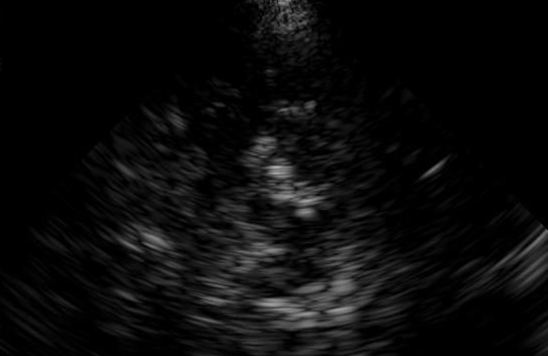
#> input picture fz5_full_model/data/images/01.png, 548 x 356 px, given as the content of the folder me/komaro/デスクトップ/Cermak/FZ5-UNET/model_construct/SN/100/pink, which was not available
$ python dataprep.py
#> lines starting #> are read from the running program, lines starting #| are printed output that depends on the picture
# File: util/dataprep.py
# Author: Denis Kurka
# Year: 2025
# License: CC0

import os
import cv2
import numpy as np
import shutil

# Change this to set how many pixels are cropped from each side (top, bottom, left, right)
CROP_MARGIN = 110

TOLERANCE = 70

def crop_image(image, margin):
    """
    Crops 'margin' pixels from each side of the image.
    If the image is too small to crop this amount, it returns the original image.
    """
    h, w = image.shape[:2]

    # Check if there's enough room to crop
    if margin * 2 >= w or margin * 2 >= h:
        print(f"Warning: cannot crop {margin}px from each side of a {w}x{h} image. Returning original.")
        return image

    return image[margin:h-margin, margin:w-margin]

def extract_specific_color(
    image_path,
    color_bgr,       # (B, G, R) tuple
    tolerance=20,
    output_path=None,
    show_result=False
):
    """
    Extracts a binary (black & white) mask for a specific color (with some tolerance).
    The mask is single-channel:
        - 255 where the color is detected
        - 0 elsewhere
    Saves the result as a PNG file if output_path is provided.
    """
#> called with color_bgr = (255, 127, 236), tolerance = 70, show_result = False
    # Read the image
    image = cv2.imread(image_path)
#> image is the input picture: shape (356, 548, 3); mean B, G, R 11.3, 11.3, 11.3
    if image is None:
        print(f"Unable to read image at path: {image_path}")
        return

    # --- Crop the image before processing ---
    image = crop_image(image, CROP_MARGIN)
#> in crop_image, `return image[margin:h-margin, margin:w-margin]`:
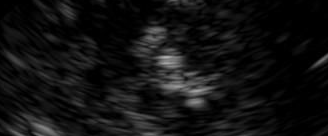
#> returned value: shape (136, 328, 3); min 0, max 177, mean 17.6

    # Target color
    target_b, target_g, target_r = color_bgr

    # Define lower/upper bounds in BGR (with tolerance)
    lower_bound = np.array([
        max(target_b - tolerance, 0),
        max(target_g - tolerance, 0),
        max(target_r - tolerance, 0)
    ], dtype=np.uint8)

    upper_bound = np.array([
        min(target_b + tolerance, 255),
        min(target_g + tolerance, 255),
        min(target_r + tolerance, 255)
    ], dtype=np.uint8)

    # Generate the binary mask
    mask = cv2.inRange(image, lower_bound, upper_bound)
#> mask: shape (136, 328); every value is 0
    # mask is single-channel: 255 where color is in range, 0 otherwise

    if show_result:
        cv2.imshow("Original Image (cropped)", image)
        cv2.imshow("Mask (Single Channel)", mask)
        cv2.waitKey(0)
        cv2.destroyAllWindows()

    if output_path:
        cv2.imwrite(output_path, mask)


def process_images_in_folder(
    folder_path,
    color_bgr,
    tolerance=20,
    output_folder=None,
    color_suffix="",
    show_result=False
):
    """
    For all images in folder_path, creates single-channel mask files in output_folder,
    naming them {originalName}_{color_suffix}.png, and cropping them first.
    """
    if output_folder and not os.path.exists(output_folder):
        os.makedirs(output_folder, exist_ok=True)

    for file_name in os.listdir(folder_path):
        if file_name.lower().endswith(('.png', '.jpg', '.jpeg', '.bmp', '.tiff')):
            input_path = os.path.join(folder_path, file_name)

            if output_folder:
                # Always save output as PNG, ignoring original extension
                root, _ = os.path.splitext(file_name)
                output_file_name = f"{root}_{color_suffix}.png"
                output_path = os.path.join(output_folder, output_file_name)
            else:
                output_path = None

            extract_specific_color(
                image_path=input_path,
                color_bgr=color_bgr,
                tolerance=tolerance,
                output_path=output_path,
                show_result=show_result
            )
            print(f"Processed mask: {input_path}")


def convert_and_copy_images_01_to_99_as_png(source_folder, destination_folder):
    """
    Converts images 01.jpg -> 01.png, 02.jpg -> 02.png, ... 99.jpg -> 99.png
    from source_folder to destination_folder, cropping them first.
    """
    os.makedirs(destination_folder, exist_ok=True)

    for i in range(1, 100):
        file_name_jpg = f"{i:02d}.jpg"    # e.g., "01.jpg"
        src_path = os.path.join(source_folder, file_name_jpg)

        dst_file_name = f"{i:02d}.png"   # e.g., "01.png"
        dst_path = os.path.join(destination_folder, dst_file_name)

        if os.path.isfile(src_path):
            img = cv2.imread(src_path)
            if img is not None:
                # --- Crop the original image before writing ---
                img = crop_image(img, CROP_MARGIN)
#> pass 3 of the loop in convert_and_copy_images_01_to_99_as_png, `for i in range(1, 100):`:
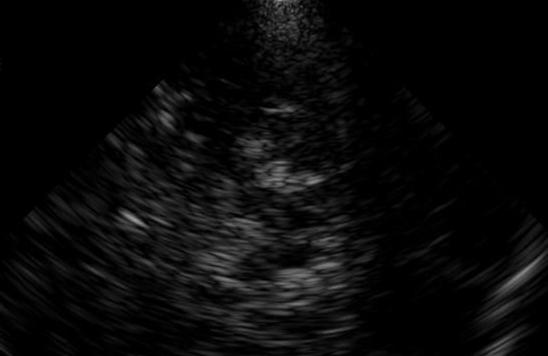
#> input picture fz5_full_model/data/images/03.png, 548 x 356 px, given in place of 03.jpg, which was not available
#> in convert_and_copy_images_01_to_99_as_png, img is the input picture: shape (356, 548, 3); mean B, G, R 10, 10, 10
#> in crop_image (call 3), `return image[margin:h-margin, margin:w-margin]`:
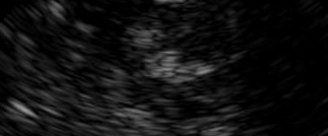
#> returned value: shape (136, 328, 3); min 0, max 156, mean 17.4
#> the loop made 99 passes; the first 3 are shown

                cv2.imwrite(dst_path, img)
                print(f"Created image: {dst_path}")
            else:
                print(f"Failed to read: {src_path}")
        else:
            print(f"File not found: {src_path}")


def replicate_original_images_for_each_mask(masks_folder, images_folder):
    """
    For every mask file named e.g. "01_blue.png" in masks_folder:
      - Identify the prefix (e.g., "01")
      - Find the corresponding base image "01.png" in images_folder
      - Copy that base image to e.g. "01_blue.png" in images_folder
         => so it matches the mask name exactly
    Result:
      /images/01.png (original, cropped)
      /images/01_blue.png (duplicate of 01.png, also cropped)
    so you can pair them with
      /masks/01_blue.png (the mask)
    """
    if not os.path.exists(images_folder):
        os.makedirs(images_folder, exist_ok=True)

#> (the run stopped early here; a loop or call above may not have finished)
